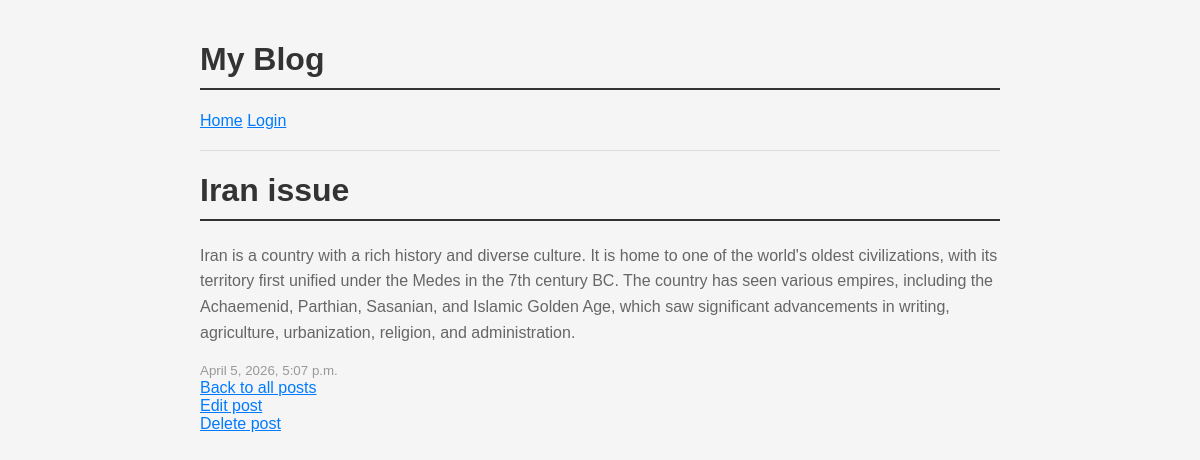
The page /blog/post/1/ on the database as committed earlier.
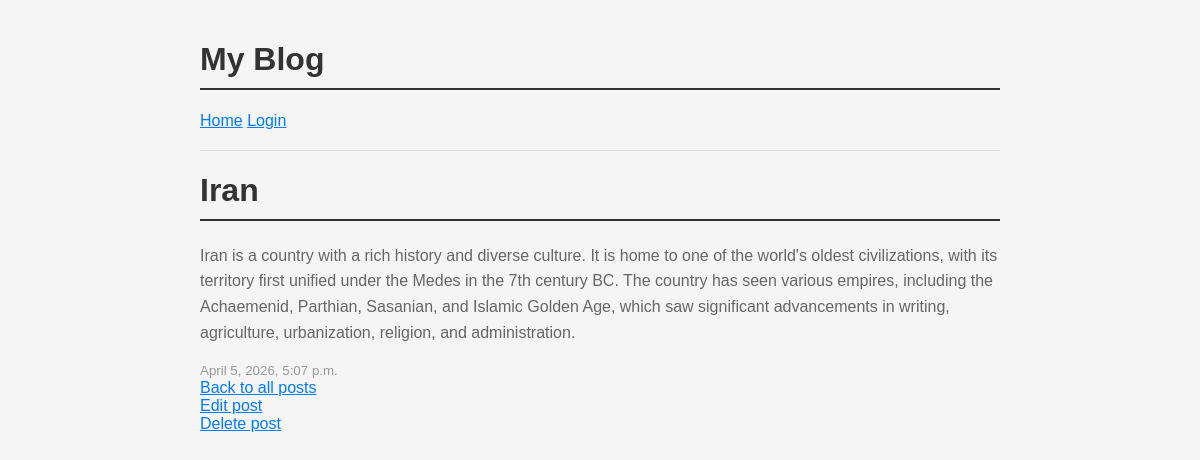
The same page on the database as committed later.
### blog/models.py (models this page shows, shortened)
class Post(models.Model):
    title = models.CharField(max_length=200)
    body = models.TextField()
    created_at = models.DateTimeField(auto_now_add=True)

### blog/views.py (the view)
# urls.py: path('post/<int:pk>/', views.post_detail, name='post_detail'),
def post_detail(request, pk):
    post = get_object_or_404(Post, pk=pk)
    return render(request, 'blog/post_detail.html', {'post': post})

### blog/templates/blog/post_detail.html
{% extends 'blog/base.html' %}
{% block content %}
    <h1>{{ post.title }}</h1>
    <p>{{ post.body }}</p>
    <small>{{ post.created_at }}</small>
    <br>
    <a href="{% url 'post_list' %}">Back to all posts</a>
    <br>
    <a href="{% url 'post_edit' pk=post.pk %}">Edit post</a>
    <br>
    <a href="{% url 'post_delete' pk=post.pk %}">Delete post</a>
 {% endblock %}

Rows that differ between the two databases and show on the page:
changed Post: title "Iran issue" → "Iran"
